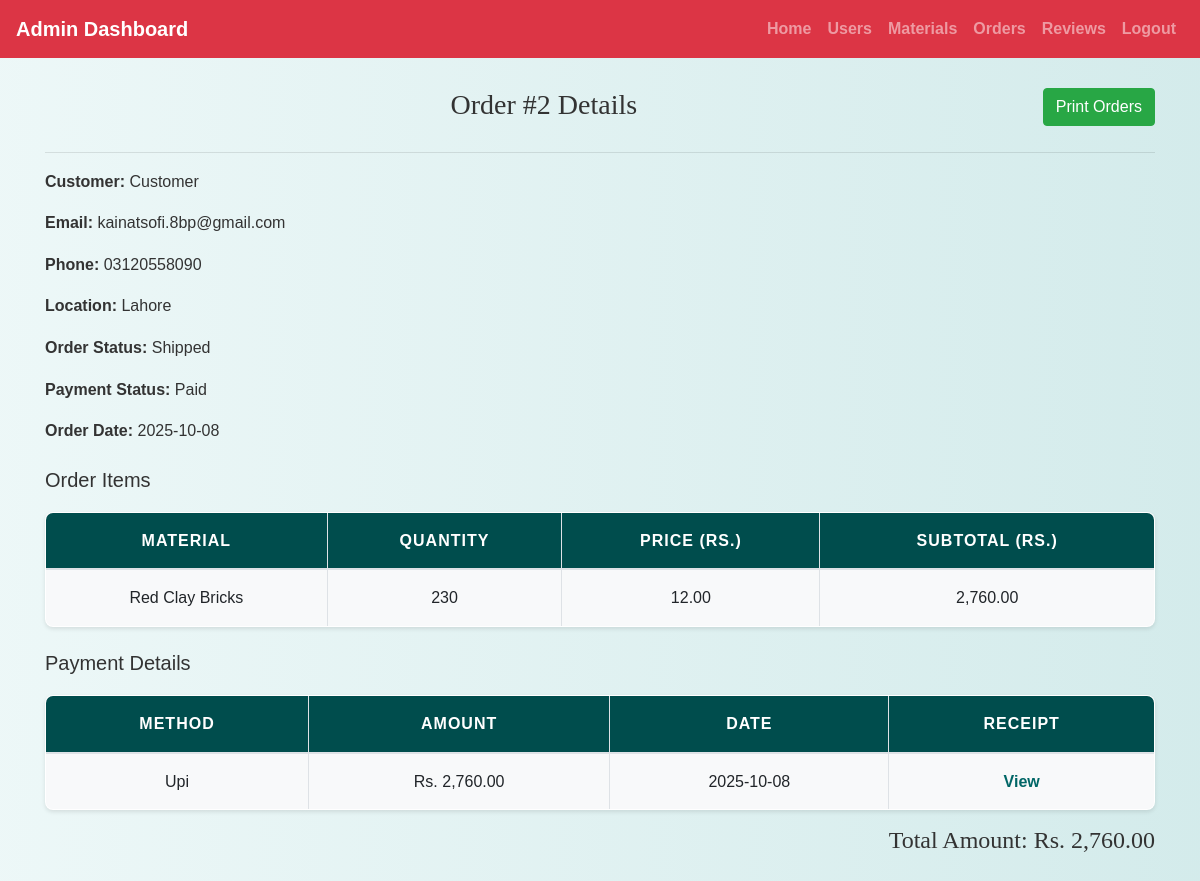
/admin/order_details.php?id=2 (signed in), run on the app's committed database.
### tables this page shows
CREATE TABLE `orders` (
  `order_id` int(11) NOT NULL,
  `id` int(11) NOT NULL,
  `total_amount` decimal(10,2) NOT NULL,
  `payment_status` enum('paid','pending','failed') DEFAULT 'pending',
  `order_status` enum('processing','shipped','delivered','cancelled') DEFAULT 'processing',
  `location` varchar(255) NOT NULL,
  `created_at` timestamp NOT NULL DEFAULT current_timestamp()
);

CREATE TABLE `users` (
  `id` int(11) NOT NULL,
  `name` varchar(100) NOT NULL,
  `email` varchar(100) NOT NULL,
  `password` varchar(255) NOT NULL,
  `role` enum('wholesaler','retailer','customer') NOT NULL,
  `status` enum('approved','pending','rejected') DEFAULT 'approved',
  `phone` varchar(20) DEFAULT NULL,
  `address` text DEFAULT NULL,
  `created_at` timestamp NOT NULL DEFAULT current_timestamp()
);

CREATE TABLE `order_items` (
  `order_item_id` int(11) NOT NULL,
  `order_id` int(11) NOT NULL,
  `material_id` int(11) NOT NULL,
  `quantity` int(11) NOT NULL,
  `price` decimal(10,2) NOT NULL,
  `subtotal` decimal(10,2) NOT NULL
);

CREATE TABLE `materials` (
  `material_id` int(11) NOT NULL,
  `supplier_id` int(11) DEFAULT NULL,
  `name` varchar(100) NOT NULL,
  `category` enum('cement','bricks','steel','wood','tiles','sand','gravel','concrete','glass','plumbing','electrical','paint','roofing','insulation','other') DEFAULT 'other',
  `description` text DEFAULT NULL,
  `wholesale_price` decimal(10,2) NOT NULL,
  `retail_price` decimal(10,2) NOT NULL,
  `stock_quantity` int(11) DEFAULT 0,
  `low_stock_threshold` int(11) DEFAULT 10,
  `unit_of_measure` enum('kg','ton','piece','square_meter','cubic_meter','liter','meter','bundle','other') DEFAULT 'other',
  `min_order_quantity` int(11) DEFAULT 1,
  `bulk_discount_percentage` decimal(5,2) DEFAULT 0.00,
  `image` varchar(255) DEFAULT NULL,
  `status` enum('active','inactive') DEFAULT 'active',
  `created_at` timestamp NOT NULL DEFAULT current_timestamp(),
  `updated_at` timestamp NOT NULL DEFAULT current_timestamp() ON UPDATE current_timestamp(),
  `supplier_notes` text DEFAULT NULL
);

CREATE TABLE `payments` (
  `payment_id` int(11) NOT NULL,
  `order_id` int(11) NOT NULL,
  `customer_id` int(11) NOT NULL,
  `payment_method` enum('credit_card','debit_card','upi','cod','credit') DEFAULT 'cod',
  `amount` decimal(10,2) NOT NULL,
  `receipt` varchar(255) DEFAULT NULL,
  `payment_date` timestamp NOT NULL DEFAULT current_timestamp()
);

### admin/order_details.php (the view, shortened to what this page needs)
<?php
include('config.php');
$order_id = intval($_GET['id']);
$order = mysqli_fetch_assoc(mysqli_query($conn, "
    SELECT o.*, u.name AS customer_name, u.email, u.phone
    FROM orders o
    JOIN users u ON o.id = u.id
    WHERE o.order_id = $order_id
"));
$items = mysqli_query($conn, "
    SELECT oi.*, m.name AS material_name
    FROM order_items oi
    JOIN materials m ON oi.material_id = m.material_id
    WHERE oi.order_id = $order_id
");
$payments = mysqli_query($conn, "
    SELECT * FROM payments WHERE order_id = $order_id
");
?>
<!DOCTYPE html>
<html>
<head>
    <link rel="stylesheet" href="https://maxcdn.bootstrapcdn.com/bootstrap/4.5.2/css/bootstrap.min.css">
    <link rel="stylesheet" href="../css/style.css">
</head>
<body>
<?php include('admin_navbar.php'); ?>
<div class="container mt-4" id="printSection">
        <button type="button" class="btn btn-success float-right" onclick="printOrder()">Print Orders</button>
    <h3>Order #<?= $order_id ?> Details </h3>
    <hr>
    <p><strong>Customer:</strong> <?= htmlspecialchars($order['customer_name']) ?></p>
    <p><strong>Email:</strong> <?= htmlspecialchars($order['email']) ?></p>
    <p><strong>Phone:</strong> <?= htmlspecialchars($order['phone']) ?></p>
    <p><strong>Location:</strong> <?= htmlspecialchars($order['location']) ?></p>
    <p><strong>Order Status:</strong> <?= ucfirst($order['order_status']) ?></p>
    <p><strong>Payment Status:</strong> <?= ucfirst($order['payment_status']) ?></p>
    <p><strong>Order Date:</strong> <?= date('Y-m-d', strtotime($order['created_at'])) ?></p>
    <h5 class="mt-4">Order Items</h5>
    <table class="table table-bordered">
        <thead>
            <tr>
                <th>Material</th>
                <th>Quantity</th>
                <th>Price (Rs.)</th>
                <th>Subtotal (Rs.)</th>
            </tr>
        </thead>
        <tbody>
        <?php while($item = mysqli_fetch_assoc($items)): ?>
            <tr>
                <td><?= htmlspecialchars($item['material_name']) ?></td>
                <td><?= $item['quantity'] ?></td>
                <td><?= number_format($item['price'], 2) ?></td>
                <td><?= number_format($item['subtotal'], 2) ?></td>
            </tr>
        <?php endwhile; ?>
        </tbody>
    </table>
    <h5 class="mt-4">Payment Details</h5>
    <table class="table table-bordered">
        <thead>
            <tr>
                <th>Method</th>
                <th>Amount</th>
                <th>Date</th>
                <th>Receipt</th>
            </tr>
        </thead>
        <tbody>
        <?php while($p = mysqli_fetch_assoc($payments)): ?>
            <tr>
                <td><?= ucfirst($p['payment_method']) ?></td>
                <td>Rs. <?= number_format($p['amount'], 2) ?></td>
                <td><?= date('Y-m-d', strtotime($p['payment_date'])) ?></td>
                <td>
                    <?php if ($p['receipt']): ?>
                        <a href="<?= htmlspecialchars($p['receipt']) ?>" target="_blank">View</a>
                    <?php else: ?>
                        N/A
                    <?php endif; ?>
                </td>
            </tr>
        <?php endwhile; ?>
        </tbody>
    </table>
    <h4 class="text-right mt-3">Total Amount: Rs. <?= number_format($order['total_amount'], 2) ?></h4>
</div>
</body>
</html>

### css/style.css (style rules this page uses)
body { background: linear-gradient(90deg, rgba(233, 246, 246, 0.831), rgba(207, 233, 233, 0.9)); font-family: 'Arial', sans-serif; color: #333; line-height: 1.6; }
h1, h2, h3, h4 { text-align: center; margin-top: 30px; margin-bottom: 30px; font-family: 'Georgia', serif; }
.container { margin-bottom: 40px; }
.table { width: 100%; border-collapse: collapse; margin-top: 20px; font-size: 16px; background-color: #ffffff; border-radius: 8px; overflow: hidden; box-shadow: 0 2px 4px rgba(0, 0, 0, 0.1); }
.table th, .table td { padding: 15px; border: 1px solid #dee2e6; text-align: center; }
.table thead th { background-color: #004d4d; color: white; font-weight: bold; text-transform: uppercase; letter-spacing: 1px; }
.table tbody tr:nth-child(odd) { background-color: #f8f9fa; }
a { color: #006666; text-decoration: none; font-weight: bold; }

### data on the page
orders: id.name "Customer", id.email "kainatsofi.8bp@gmail.com", id.phone "03120558090", location "Lahore", order_status "Shipped", payment_status "Paid", created_at "2025-10-08", total_amount "2,760.00"
order_items: material.name "Red Clay Bricks", quantity "230", price "12.00", subtotal "2,760.00"
payments: payment_method "Upi", amount "2,760.00", payment_date "2025-10-08"

### other printed values
$order_id "2"
